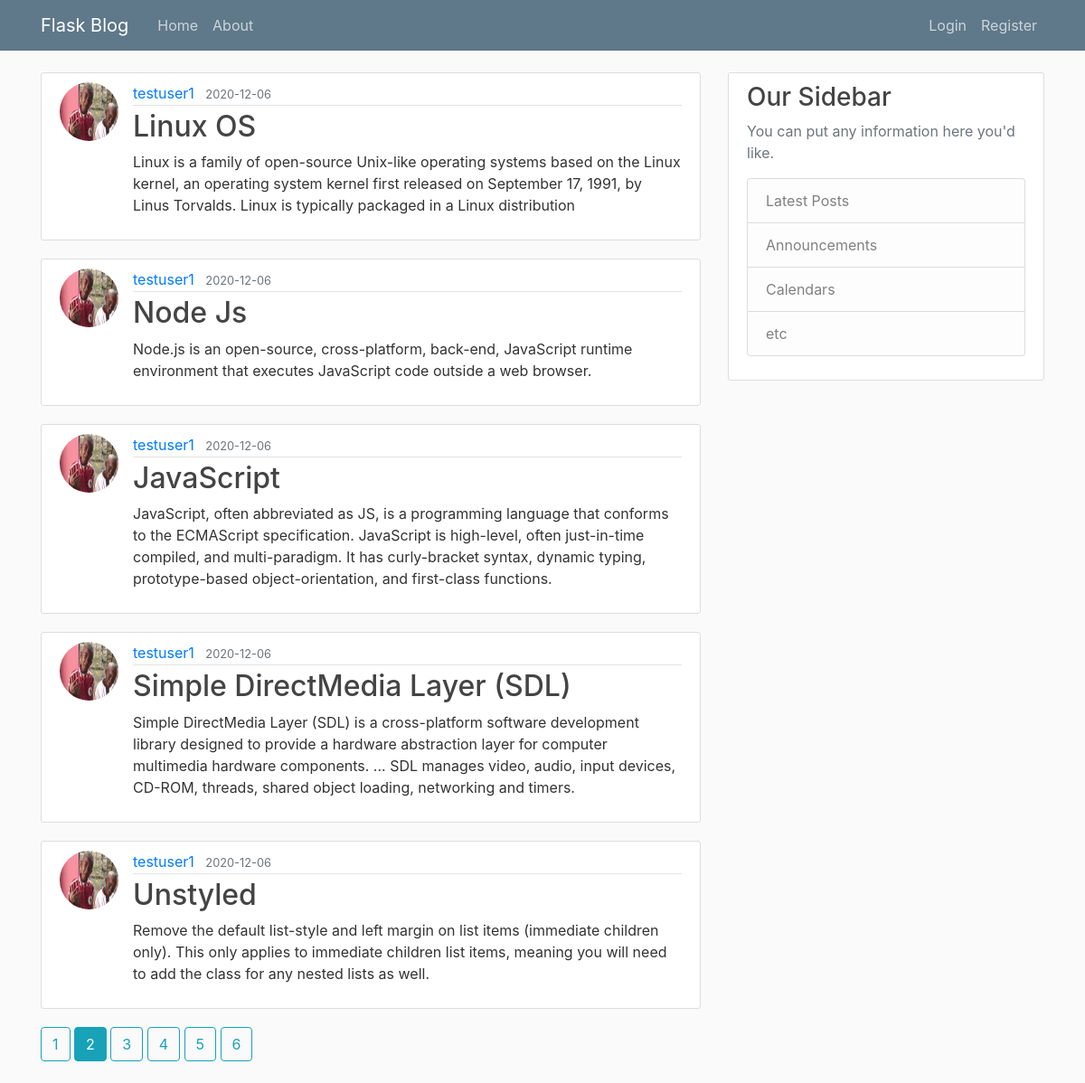
The page /home?page=2 on the database its author committed.
### flaskblog/models.py (models this page shows, shortened)
class Post(db.Model):
    id = db.Column(db.Integer, primary_key=True)
    title = db.Column(db.String(100), nullable=False)
    date_posted = db.Column(db.DateTime, nullable=False, default=datetime.utcnow)
    content = db.Column(db.Text, nullable=False)
    user_id = db.Column(db.Integer, db.ForeignKey('user.id'), nullable=False)

class User(db.Model, UserMixin):
    id = db.Column(db.Integer, primary_key=True)
    username = db.Column(db.String(20), unique=True, nullable=False)
    email = db.Column(db.String(120), unique=True, nullable=False)
    image_file = db.Column(db.String(20), nullable=False, default='default.jpg')
    password = db.Column(db.String(60), nullable=False)
    posts = db.relationship('Post', backref='author', lazy=True)

### flaskblog/routes.py (the view)
@app.route("/")
@app.route("/home")
def home():
    page = request.args.get('page', 1, type=int)
    posts = Post.query.order_by(Post.date_posted.desc()).paginate(page=page, per_page=5)
    return render_template('home.html', posts=posts)

### flaskblog/templates/home.html
{% extends 'layout.html' %}
{% block content %}
  {% for post in posts.items %}
    <article class="media content-section">
      <img class ='rounded-circle article-img' src = "{{ url_for('static', filename= 'profile_pics/' +
      post.author.image_file) }}">
	  <div class="media-body">
	    <div class="article-metadata">
	      <a class="mr-2" href=" {{ url_for('user_posts', username=post.author.username) }} ">{{ post.author.username }}</a>
	      <small class="text-muted">{{ post.date_posted.strftime('%Y-%m-%d') }}</small>
	    </div>
	    <h2><a class="article-title" href="{{ url_for('post',  post_id = post.id) }}">{{ post.title }}</a></h2>
	    <p class="article-content">{{ post.content }}</p>
	  </div>
	</article>
  {% endfor %}
  {% for page_num in posts.iter_pages( left_edge =3, right_edge=3, right_current=4, left_current=3) %}
	  {% if page_num %}
		 {% if posts.page == page_num %}
		     <a class="btn btn-info mb-4" href="{{ url_for('home', page=page_num) }}">{{ page_num }}</a>
		 {% else %}
		     <a class="btn btn-outline-info mb-4" href="{{ url_for('home', page=page_num) }}">{{ page_num }}</a>
		 {% endif %}
	  {% else %}
	      ...
	  {% endif %}
  {% endfor %}
{% endblock content%}

### flaskblog/static/main.css (style rules this page uses)
body { background: #fafafa; color: #333333; margin-top: 5rem; }
h1, h2, h3, h4, h5, h6 { color: #444444; }
.content-section { background: #ffffff; padding: 10px 20px; border: 1px solid #dddddd; border-radius: 3px; margin-bottom: 20px; }
.article-title { color: #444444; }
.article-content { white-space: pre-line; }
.article-img { height: 65px; width: 65px; margin-right: 16px; }
.article-metadata { padding-bottom: 1px; margin-bottom: 4px; border-bottom: 1px solid #e3e3e3 }

### rows shown on the page
Post: image_file (picture), author.username "testuser1", date_posted "2020-12-06", title "Linux OS", content "Linux is a family of open-source Unix-like operating systems based on the Linux kernel, an operating system kernel first released on September 17, 1991, by Linus Torvalds. Linux is typically packaged in a Linux distribution"
Post: image_file (picture), author.username "testuser1", date_posted "2020-12-06", title "Node Js", content "Node.js is an open-source, cross-platform, back-end, JavaScript runtime environment that executes JavaScript code outside a web browser."
Post: image_file (picture), author.username "testuser1", date_posted "2020-12-06", title "JavaScript", content "JavaScript, often abbreviated as JS, is a programming language that conforms to the ECMAScript specification. JavaScript is high-level, often just-in-time compiled, and multi-paradigm. It has curly-bracket syntax, dynamic typing, prototype-based object-orientation, and first-class functions."
Post: image_file (picture), author.username "testuser1", date_posted "2020-12-06", title "Simple DirectMedia Layer (SDL)", content "Simple DirectMedia Layer (SDL) is a cross-platform software development library designed to provide a hardware abstraction layer for computer multimedia hardware components. ... SDL manages video, audio, input devices, CD-ROM, threads, shared object loading, networking and timers."
Post: image_file (picture), author.username "testuser1", date_posted "2020-12-06", title "Unstyled", content "Remove the default list-style and left margin on list items (immediate children only). This only applies to immediate children list items, meaning you will need to add the class for any nested lists as well."

### other values the page prints
{{ page_num }} "1" "3" "4" "5" "6"
{{ page_num }} "2"
